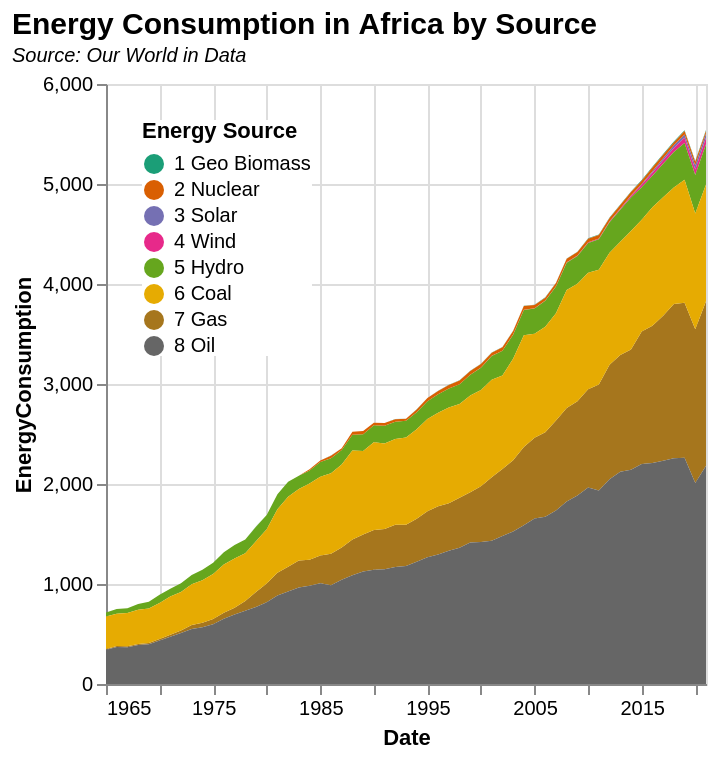

The Vega-Lite source for this figure:
### Vega-Lite specification from a JSON file in a GitHub repository (floating-point values rounded to 4 significant figures; data arrays with more than 128 entries replaced by an {"elided": "..."} marker saying what was removed)
{"$schema": "https://vega.github.io/schema/vega-lite/v5.json", "data": {"values": {"elided": "456 records"}, "format": {"parse": {"Date": "date"}}}, "title": {"text": "Energy Consumption in Africa by Source", "subtitle": "Source: Our World in Data", "fontSize": 15, "subtitleFontStyle": "italic", "subtitleFontSize": 10, "anchor": "start", "color": "black"}, "width": 300, "height": 300, "mark": "area", "encoding": {"x": {"field": "Date", "type": "temporal"}, "y": {"field": "EnergyConsumption", "type": "quantitative"}, "color": {"field": "Energy Source", "type": "nominal", "scale": {"scheme": "dark2"}, "legend": {"orient": "top-left", "fillColor": "white"}, "title": "Energy Source"}, "tooltip": [{"field": "Energy Source", "title": "Energy Source"}, {"field": "EnergyConsumption", "title": "Energy Consumption", "format": ",.0f"}]}, "transform": [{"calculate": "year(datum.Date)", "as": "year"}, {"calculate": "year(datum.Date)", "as": "value"}], "background": "white", "config": {"style": {}}}
